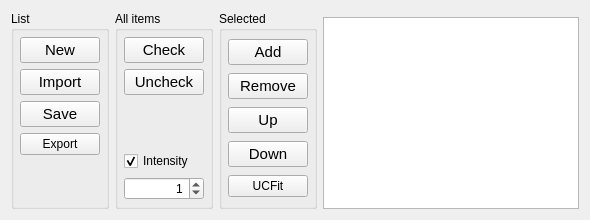
      <widget class="QWidget" name="mpltabJCPDSList">
       <attribute name="title">
        <string>JCPDS</string>
       </attribute>
       <layout class="QGridLayout" name="gridLayout">
        <item row="0" column="0" rowspan="2">
         <widget class="QGroupBox" name="groupBox_9">
          <property name="sizePolicy">
           <sizepolicy hsizetype="Fixed" vsizetype="Preferred">
            <horstretch>0</horstretch>
            <verstretch>0</verstretch>
           </sizepolicy>
          </property>
          <property name="title">
           <string>List</string>
          </property>
          <layout class="QVBoxLayout" name="verticalLayout_7">
           <property name="margin">
            <number>6</number>
           </property>
           <item>
            <widget class="QPushButton" name="mplpushButton_NewJlist">
             <property name="sizePolicy">
              <sizepolicy hsizetype="Minimum" vsizetype="Fixed">
               <horstretch>0</horstretch>
               <verstretch>0</verstretch>
              </sizepolicy>
             </property>
             <property name="font">
              <font>
               <family>Helvetica</family>
               <pointsize>11</pointsize>
               <weight>50</weight>
               <italic>false</italic>
               <bold>false</bold>
              </font>
             </property>
             <property name="text">
              <string>New</string>
             </property>
            </widget>
           </item>
           <item>
            <widget class="QPushButton" name="mplpushButton_LoadJlist">
             <property name="sizePolicy">
              <sizepolicy hsizetype="Minimum" vsizetype="Fixed">
               <horstretch>0</horstretch>
               <verstretch>0</verstretch>
              </sizepolicy>
             </property>
             <property name="font">
              <font>
               <family>Helvetica</family>
               <pointsize>11</pointsize>
               <weight>50</weight>
               <italic>false</italic>
               <bold>false</bold>
              </font>
             </property>
             <property name="text">
              <string>Import</string>
             </property>
            </widget>
           </item>
           <item>
            <widget class="QPushButton" name="mplpushButton_SaveJlist">
             <property name="sizePolicy">
              <sizepolicy hsizetype="Minimum" vsizetype="Fixed">
               <horstretch>0</horstretch>
               <verstretch>0</verstretch>
              </sizepolicy>
             </property>
             <property name="font">
              <font>
               <family>Helvetica</family>
               <pointsize>11</pointsize>
               <weight>50</weight>
               <italic>false</italic>
               <bold>false</bold>
              </font>
             </property>
             <property name="text">
              <string>Save</string>
             </property>
            </widget>
           </item>
           <item>
            <widget class="QPushButton" name="mplpushButton_ExportXLS">
             <property name="text">
              <string>Export</string>
             </property>
            </widget>
           </item>
           <item>
            <spacer name="verticalSpacer_3">
             <property name="orientation">
              <enum>Qt::Vertical</enum>
             </property>
             <property name="sizeHint" stdset="0">
              <size>
               <width>20</width>
               <height>40</height>
              </size>
             </property>
            </spacer>
           </item>
          </layout>
         </widget>
        </item>
        <item row="1" column="3" colspan="2">
         <widget class="QTableWidget" name="mpltableWidget_JCPDS">
          <property name="sizePolicy">
           <sizepolicy hsizetype="Expanding" vsizetype="Expanding">
            <horstretch>1</horstretch>
            <verstretch>0</verstretch>
           </sizepolicy>
          </property>
          <property name="font">
           <font>
            <family>Helvetica</family>
            <pointsize>11</pointsize>
            <weight>50</weight>
            <italic>false</italic>
            <bold>false</bold>
           </font>
          </property>
          <property name="wordWrap">
           <bool>false</bool>
          </property>
          <property name="columnCount">
           <number>0</number>
          </property>
          <attribute name="horizontalHeaderVisible">
           <bool>false</bool>
          </attribute>
          <attribute name="horizontalHeaderCascadingSectionResizes">
           <bool>true</bool>
          </attribute>
          <attribute name="verticalHeaderVisible">
           <bool>false</bool>
          </attribute>
          <attribute name="verticalHeaderCascadingSectionResizes">
           <bool>true</bool>
          </attribute>
         </widget>
        </item>
        <item row="0" column="1" rowspan="2">
         <widget class="QGroupBox" name="groupBox_7">
          <property name="sizePolicy">
           <sizepolicy hsizetype="Fixed" vsizetype="Preferred">
            <horstretch>0</horstretch>
            <verstretch>0</verstretch>
           </sizepolicy>
          </property>
          <property name="title">
           <string>All items</string>
          </property>
          <layout class="QVBoxLayout" name="verticalLayout_6">
           <property name="margin">
            <number>6</number>
           </property>
           <item>
            <widget class="QPushButton" name="mplpushButton_CheckAllJCPDS">
             <property name="font">
              <font>
               <family>Helvetica</family>
               <pointsize>11</pointsize>
               <weight>50</weight>
               <italic>false</italic>
               <bold>false</bold>
              </font>
             </property>
             <property name="text">
              <string>Check</string>
             </property>
            </widget>
           </item>
           <item>
            <widget class="QPushButton" name="mplpushButton_UncheckAllJCPDS">
             <property name="font">
              <font>
               <family>Helvetica</family>
               <pointsize>11</pointsize>
               <weight>50</weight>
               <italic>false</italic>
               <bold>false</bold>
              </font>
             </property>
             <property name="text">
              <string>Uncheck</string>
             </property>
            </widget>
           </item>
           <item>
            <spacer name="verticalSpacer_18">
             <property name="orientation">
              <enum>Qt::Vertical</enum>
             </property>
             <property name="sizeHint" stdset="0">
              <size>
               <width>20</width>
               <height>40</height>
              </size>
             </property>
            </spacer>
           </item>
           <item>
            <widget class="QCheckBox" name="mplcheckBox_Intensity">
             <property name="sizePolicy">
              <sizepolicy hsizetype="Fixed" vsizetype="Minimum">
               <horstretch>0</horstretch>
               <verstretch>0</verstretch>
              </sizepolicy>
             </property>
             <property name="text">
              <string>Intensity</string>
             </property>
             <property name="checked">
              <bool>true</bool>
             </property>
            </widget>
           </item>
           <item>
            <widget class="QSpinBox" name="mplspinBox_LowestJCPDSInt">
             <property name="alignment">
              <set>Qt::AlignRight|Qt::AlignTrailing|Qt::AlignVCenter</set>
             </property>
             <property name="value">
              <number>1</number>
             </property>
            </widget>
           </item>
          </layout>
         </widget>
        </item>
        <item row="0" column="2" rowspan="2">
         <widget class="QGroupBox" name="groupBox_8">
          <property name="sizePolicy">
           <sizepolicy hsizetype="Fixed" vsizetype="Preferred">
            <horstretch>0</horstretch>
            <verstretch>0</verstretch>
           </sizepolicy>
          </property>
          <property name="title">
           <string>Selected</string>
          </property>
          <layout class="QVBoxLayout" name="verticalLayout_5">
           <property name="margin">
            <number>6</number>
           </property>
           <item>
            <widget class="QPushButton" name="mplpushButton_AddToJlist">
             <property name="sizePolicy">
              <sizepolicy hsizetype="Minimum" vsizetype="Fixed">
               <horstretch>0</horstretch>
               <verstretch>0</verstretch>
              </sizepolicy>
             </property>
             <property name="maximumSize">
              <size>
               <width>80</width>
               <height>16777215</height>
              </size>
             </property>
             <property name="font">
              <font>
               <family>Helvetica</family>
               <pointsize>11</pointsize>
               <weight>50</weight>
               <italic>false</italic>
               <bold>false</bold>
              </font>
             </property>
             <property name="text">
              <string>Add</string>
             </property>
            </widget>
           </item>
           <item>
            <widget class="QPushButton" name="mplpushButton_RemoveJCPDS">
             <property name="sizePolicy">
              <sizepolicy hsizetype="Minimum" vsizetype="Fixed">
               <horstretch>0</horstretch>
               <verstretch>0</verstretch>
              </sizepolicy>
             </property>
             <property name="minimumSize">
              <size>
               <width>20</width>
               <height>0</height>
              </size>
             </property>
             <property name="maximumSize">
              <size>
               <width>80</width>
               <height>16777215</height>
              </size>
             </property>
             <property name="font">
              <font>
               <family>Helvetica</family>
               <pointsize>11</pointsize>
               <weight>50</weight>
               <italic>false</italic>
               <bold>false</bold>
              </font>
             </property>
             <property name="text">
              <string>Remove</string>
             </property>
            </widget>
           </item>
           <item>
            <widget class="QPushButton" name="mplpushButton_MoveUp">
             <property name="maximumSize">
              <size>
               <width>80</width>
               <height>16777215</height>
              </size>
             </property>
             <property name="font">
              <font>
               <family>Helvetica</family>
               <pointsize>11</pointsize>
               <weight>50</weight>
               <italic>false</italic>
               <bold>false</bold>
              </font>
             </property>
             <property name="text">
              <string>Up</string>
             </property>
            </widget>
           </item>
           <item>
            <widget class="QPushButton" name="mplpushButton_MoveDown">
             <property name="maximumSize">
              <size>
               <width>80</width>
               <height>16777215</height>
              </size>
             </property>
             <property name="font">
              <font>
               <family>Helvetica</family>
               <pointsize>11</pointsize>
               <weight>50</weight>
               <italic>false</italic>
               <bold>false</bold>
              </font>
             </property>
             <property name="text">
              <string>Down</string>
             </property>
            </widget>
           </item>
           <item>
            <widget class="QPushButton" name="mplpushButton_ExportToUCFit">
             <property name="maximumSize">
              <size>
               <width>80</width>
               <height>16777215</height>
              </size>
             </property>
             <property name="text">
              <string>UCFit</string>
             </property>
            </widget>
           </item>
          </layout>
         </widget>
        </item>
       </layout>
      </widget>
